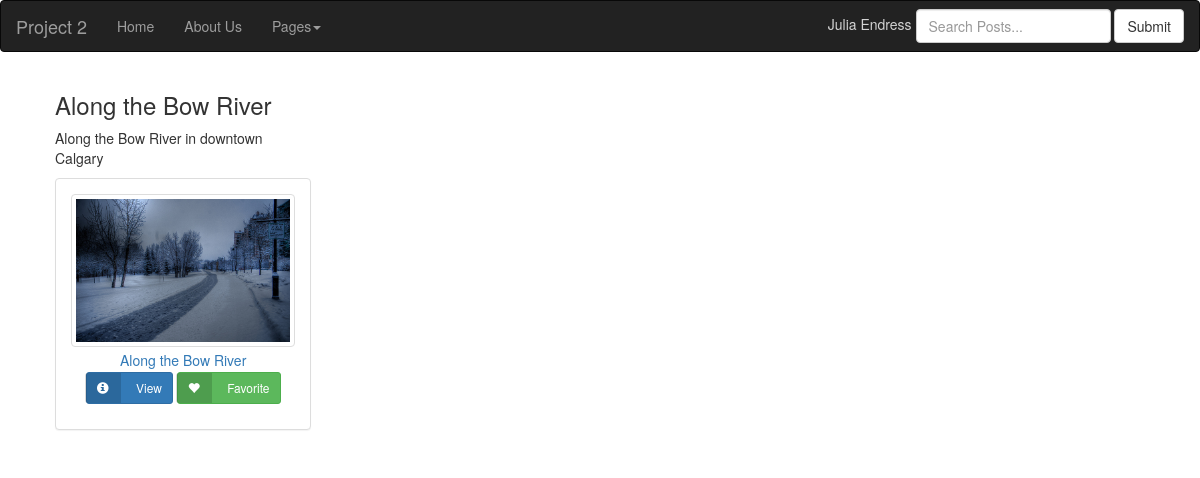
Page /search.php?query=bow on the committed database.
### tables this page shows
CREATE TABLE IF NOT EXISTS `travelpostimages` (
  `ImageID` int(11) NOT NULL,
  `PostID` int(11) NOT NULL,
  PRIMARY KEY (`ImageID`,`PostID`),
  KEY `ImageID` (`ImageID`),
  KEY `PostID` (`PostID`)
);

CREATE TABLE IF NOT EXISTS `travelimagedetails` (
  `ImageID` int(11) NOT NULL,
  `Title` varchar(255) DEFAULT NULL,
  `Description` longtext,
  `Latitude` double DEFAULT NULL,
  `Longitude` double DEFAULT NULL,
  `CityCode` int(11) DEFAULT NULL,
  `CountryCodeISO` varchar(2) DEFAULT NULL,
  PRIMARY KEY (`ImageID`),
  KEY `CityCode` (`CityCode`),
  KEY `CountryCodeISO` (`CountryCodeISO`)
);

CREATE TABLE IF NOT EXISTS `travelimage` (
  `ImageID` int(11) NOT NULL AUTO_INCREMENT,
  `UID` int(11) DEFAULT NULL,
  `Path` varchar(255) DEFAULT NULL,
  `ImageContent` longblob,
  PRIMARY KEY (`ImageID`),
  KEY `UID` (`UID`)
);

### pdo/search.pdo.php (the view, shortened to what this page needs)
<?php
function search() {
   try {
         $pdo = new PDO(DBCONNSTRING,DBUSER,DBPASS);
         $pdo->setAttribute(PDO::ATTR_ERRMODE, PDO::ERRMODE_EXCEPTION);
         $search = $_GET['query'];
         $sql = "SELECT * FROM travelpostimages tp INNER JOIN travelimage ti ON tp.ImageID=ti.ImageID INNER JOIN travelimagerating ir ON ir.ImageID=ti.ImageID INNER JOIN travelimagedetails td ON td.ImageID=ti.ImageID INNER JOIN traveluserdetails tu ON tu.UID=ti.UID INNER JOIN travelimagelocations ttd ON ttd.ImageID=ti.ImageID WHERE (`Description` LIKE '%".$search."%') OR (`FirstName` LIKE '%".$search."%') OR (`LastName` LIKE '%".$search."%')";
         $result = $pdo->query($sql);
         while ($row = $result->fetch()) {
            output($row);
         }
   }
   catch (PDOException $e) {
      die( $e->getMessage() );
   }
}
function output($row) {
   echo '<div class="col-md-3">
   <p><h3>'. $row['Title']. '</h3>' .$row['Description']. '</p>
   <div class="panel panel-default">
   <div class="panel-body">
   <a href="images/' . $row['Path'] . '"><img class="img-thumbnail" src="images/' . $row['Path'] . '"></a>
   <a href="images/' . $row['Path'] . '"><p style = "margin: 2pt;" class="text-center">' . $row['Title'] . '</p></a>
   <p class="text-center"><button type="button" class="btn btn-labeled btn-primary btn-sm">
               <span class="btn-label"><i class="glyphicon glyphicon glyphicon-info-sign"></i></span>
               <a href="#" class="myAnchor">View</a>
   </button>
   <button type="button" class="btn btn-labeled btn-success btn-sm">
               <span class="btn-label"><i class="glyphicon glyphicon glyphicon-heart"></i></span>
               <a href="#" class="myAnchor">Favorite</a>
   </button></p>
   </div></div></div>';
}
?>

### css/myCSS.css (style rules this page uses)
.btn-label { position: relative; left: -12px; display: inline-block; padding: 6px 12px; background: rgba(0,0,0,0.15); border-radius: 3px 0 0 3px; }
.btn-labeled { padding-top: 0; padding-bottom: 0; }
a.myAnchor { text-decoration: none; color: white; }

### rows in the picture
travelpostimages: travelimagedetails.Title "Along the Bow River", travelimagedetails.Description "Along the Bow River in downtown Calgary", ImageID.Path (picture)
